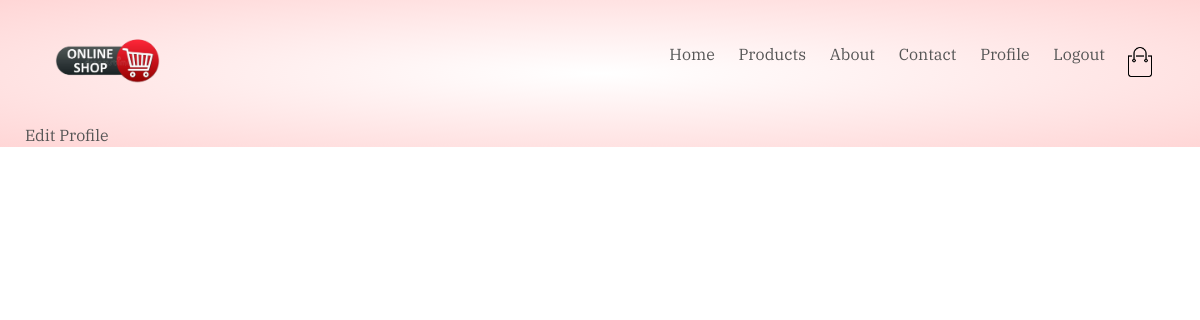
/profile/ (signed in), run on an earlier commit of the app's database.
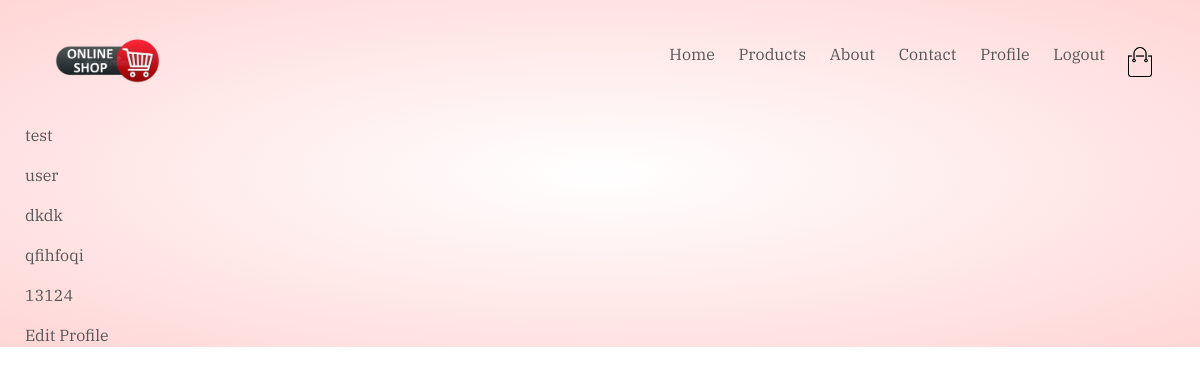
And on a later commit of the database.
### users/models.py (models this page shows, shortened)
class Profile(models.Model):
	user = models.OneToOneField(User, on_delete = models.CASCADE, primary_key= True)
	firstname = models.TextField()
	lastname = models.TextField()
	dateofbirth = models.DateField()
	phonenumber =  models.TextField()
	province =  models.TextField()
	city =  models.TextField()
	addresss =  models.TextField()

### users/views.py (the view)
# urls.py: path('profile/',user_views.profile, name='profile'),
@login_required
def profile(request):
	user = models.OneToOneField(User, on_delete = models.CASCADE)
	profile = Profile.objects.all()
	context = {
		'profile':profile
	}
	return render(request,'users/profile.html',context)

### users/templates/users/profile.html (shortened to what this page needs)
{% extends "store/base.html" %}
{% load crispy_forms_tags %}
{% load static %}
{% block content %}
	{% for profiles in profile%}
		{% if profiles.user == user %}
			<p>{{ profiles.firstname }}</p>
			<p>{{ profiles.lastname }}</p>
			<p>{{ profiles.province }}</p>
			<p>{{ profiles.city }}</p>
			<p>{{ profiles.phonenumber }}</p>
		{%endif%}
	{% endfor %}
	<a href="{% url 'editprofile' %}">Edit Profile</a>
{% endblock content %}

### store/templates/store/base.html (shortened to what this page needs)
{% load static %}
<!DOCTYPE html>
<html>
<head>
    <link rel="stylesheet" href="https://maxcdn.bootstrapcdn.com/bootstrap/4.0.0/css/bootstrap.min.css">
	<link rel="stylesheet" type="text/css" href="{% static 'store/style.css' %}">
</head>
<body>
	<div class="header">
	<div class="container">
		<div class="navbar">
		<a class="logo" href="{% url 'store-home' %}">
			<img src="{% static 'store/images/modern-shop.png' %}" width="125px">
		</a>
		<nav>
			<ul>
				<li><a href="{% url 'store-home' %}">Home</a></li>
				<li><a href="{% url 'store-products' %}">Products</a></li>
				<li><a href="{% url 'store-about' %}">About</a></li>
				<li><a href="{% url 'store-contact' %}">Contact</a></li>
				{% if user.is_authenticated %}
					<li><a href="{% url 'profile' %}">Profile</a></li>
					<li><a href="{% url 'logout' %}">Logout</a></li>
				{% else %}
					<li><a href="{% url 'login' %}">Login</a></li>
					<li><a href="{% url 'register' %}">Register</a></li>
				{% endif %}
			</ul>
		</nav>
		<a href="{% url 'cart_detail' %}">
			<img src="{% static 'store/images/cart.png' %}" width="30px" height="30px">
		</a>
	</div>
	{% block content %}{% endblock %}
</body>
</html>

### store/static/store/style.css (style rules this page uses)
* { margin: 0; padding: 0; box-sizing: border-box; }
body { font-family: 'IBM Plex Serif', serif; }
.navbar { display: flex; align-items: center; padding: 20px; }
nav { flex: 1; text-align: right; }
nav ul { display: inline-block; list-style-type: none; }
nav ul li { display: inline-block; margin-right: 20px; }
a { text-decoration: none; color: #555; }
p { color: #555 }
.container { max-width: 1300px; margin: auto; padding-left: 25px; padding-right: 25px; }
.header { background: radial-gradient(#fff,#ffd6d6) }

What changed in the data, as far as the page shows it:
added Profile: firstname "test", lastname "user", province "dkdk", city "qfihfoqi", phonenumber "13124"
